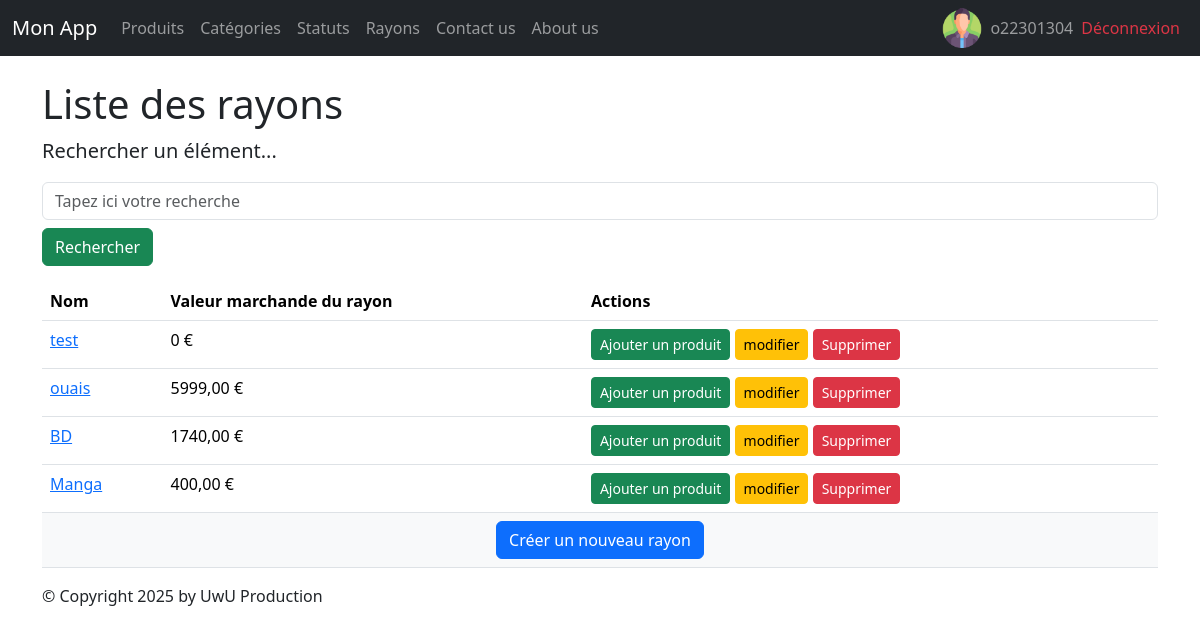
/monApp/rayons/ (signed in), run on an earlier commit of the app's database.
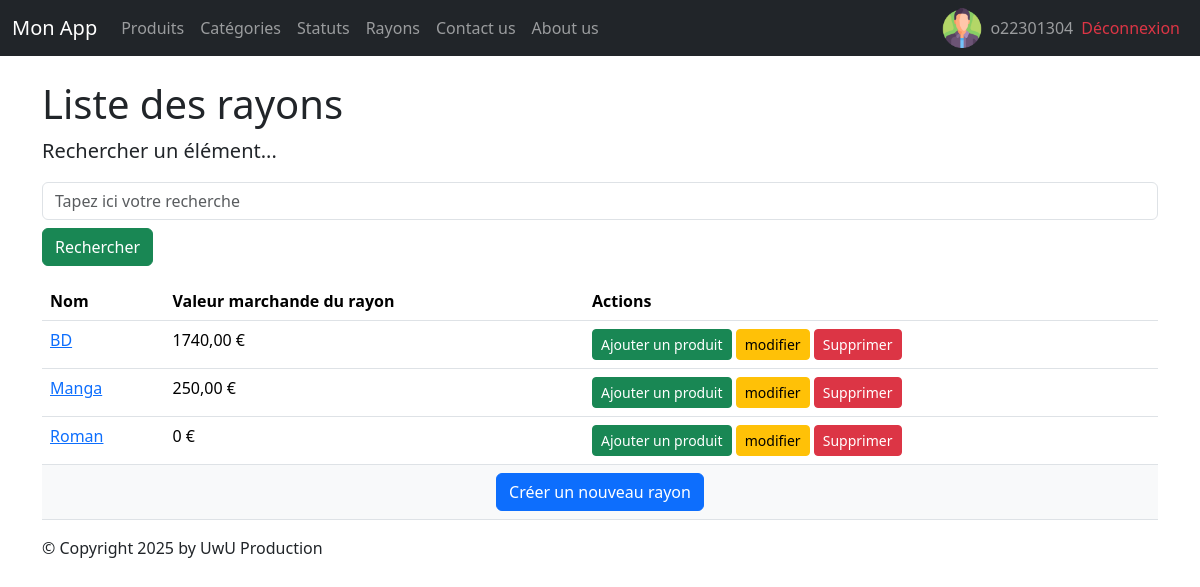
And on a later commit of the database.
### monApp/models.py (models this page shows, shortened)
class Rayon(models.Model):
    idRayon = models.AutoField(primary_key=True)
    nomRayon = models.CharField(max_length=100)

### monApp/views/rayon.py (the view)
# urls.py: path('rayons/',views.RayonListView.as_view(),name='rayons'),
class RayonListView(ListView):
    model = Rayon
    template_name = "monApp/list_rayons.html"
    context_object_name = "rays"
    def get_queryset(self):
        query = self.request.GET.get('search')
        if query:
            return Rayon.objects.filter(nomRayon__icontains=query).prefetch_related(
                Prefetch("contenirs", queryset=Contenir.objects.select_related("refProd")))
        return Rayon.objects.prefetch_related(
            Prefetch("contenirs", queryset=Contenir.objects.select_related("refProd")))
    def get_context_data(self, **kwargs):
        context = super(RayonListView, self).get_context_data(**kwargs)
        context['titremenu'] = "Liste de mes rayons"
        ryns_dt = []
        for rayon in context['rays']:
            total = 0
            for contenir in rayon.contenirs.all():
                total += contenir.refProd.prixUnitaireProd * contenir.qte
            ryns_dt.append({'ray': rayon,'total_stock': total})
        context['ryns_dt'] = ryns_dt
        return context

### monApp/templates/monApp/list_rayons.html
{% extends 'monApp/base.html' %}
{% block menu %}
    <h1>Liste des rayons</h1>
{% endblock %}
{% block contenu %}
    <p class="lead mb-3 ml-0">Rechercher un élément...</p>
    <form method="GET" action="">
        <input class="form-control" type="text" name="search" placeholder="Tapez ici votre recherche"
        value="{{ request.GET.search }}">
        <button type="submit" class="btn btn-success mt-2">Rechercher</button>
    </form>
    <table class="table">
        <thead>
            <th>Nom</th>
            <th>Valeur marchande du rayon</th>
            <th>Actions</th>
        </thead>
        <tbody>
        {% for data in ryns_dt %}
            <tr>
                <td><a href="{% url 'rayon' data.ray.idRayon %}">{{ data.ray.nomRayon }} </a></td>
                <td>{{ data.total_stock }} €</td>
                <td>
                    <a href="{% url 'cntnr-crt' data.ray.idRayon %}" class="btn btn-success btn-sm">Ajouter un produit</a>
                    <a href="{% url 'rayon-chng' data.ray.idRayon %}" class="btn btn-warning btn-sm">modifier</a>
                    <a href="{% url 'rayon-dlt' data.ray.idRayon %}" class="btn btn-danger btn-sm">Supprimer</a>
                </td>
            </tr>
        {% endfor %}
            <tr>
                <td colspan="8" class="text-center bg-light">
                    <a href="{% url 'rayon-crt' %}" class="btn btn-primary">
                        Créer un nouveau rayon
                    </a>
                </td>
            </tr>
        </tbody>
    </table>
{% endblock %}

What changed in the data, as far as the page shows it:
removed Rayon: ray.nomRayon "test", total_stock "0"
removed Rayon: ray.nomRayon "ouais", total_stock "5999,00"
computed for Rayon "Manga": total_stock "400,00" → "250,00"
added Rayon: ray.nomRayon "Roman", total_stock "0"
